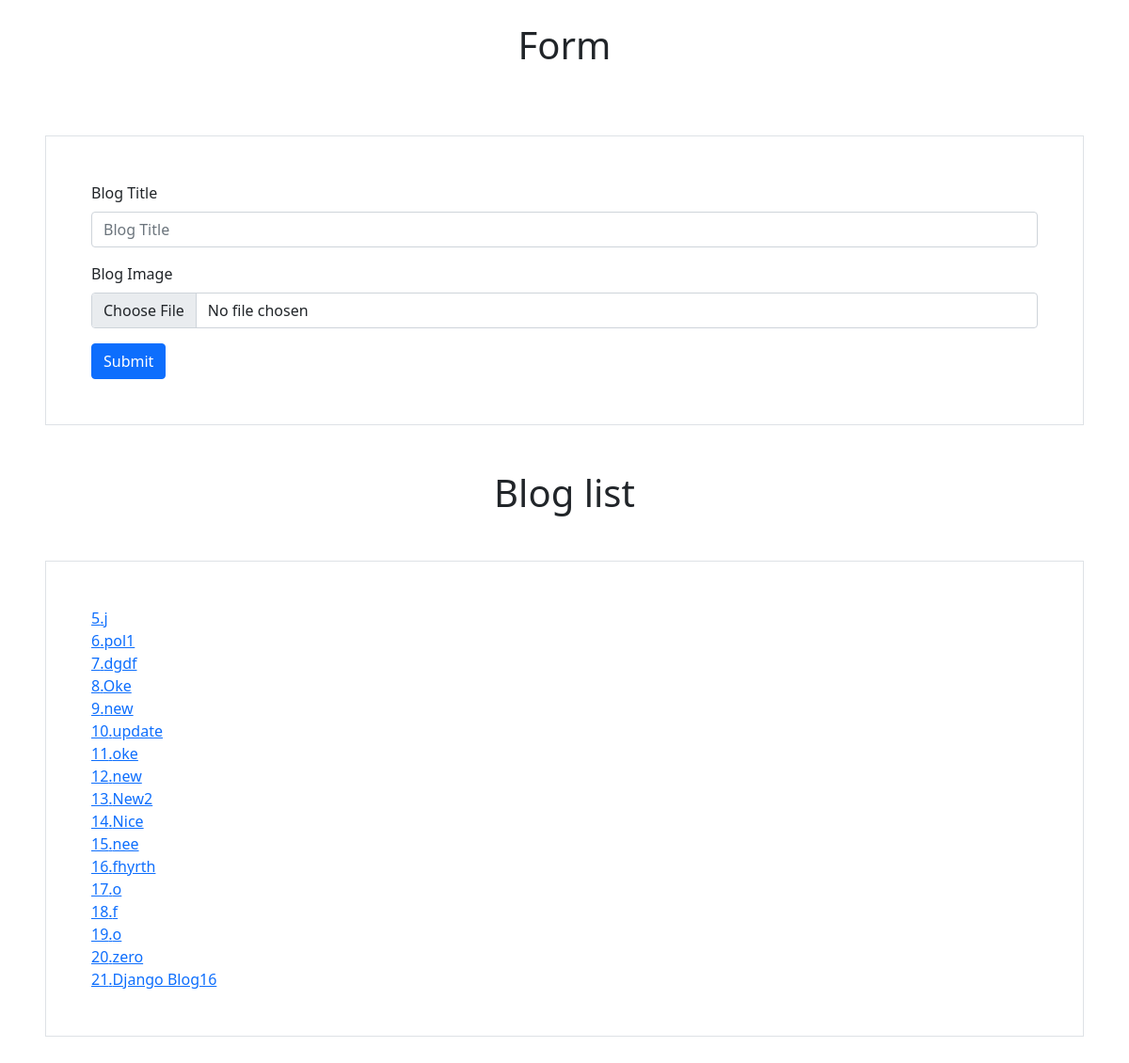
The page / on the database its author committed.
### object_app/models.py (models this page shows)
class blog(models.Model):
    title = models.CharField(max_length=250)
    img = models.ImageField(upload_to="img_file/", blank=True, null=True)
    def __str__(self):
        return f"{self.pk}.{self.title}"

### object_app/views.py (the view)
# urls.py: path('', views.home, name="home"),
def home(request):
    pb = blog.objects.get(pk=6)
    print("===============================", pb)
    pb.title = "oke"
    context = {
        "blogs": blog.objects.all()
    }
    return render(request, 'home.html', context)

### templates/home.html (shortened to what this page needs)
<!doctype html>
<html lang="en">
  <head>
    <link href="https://cdn.jsdelivr.net/npm/bootstrap@5.0.2/dist/css/bootstrap.min.css" rel="stylesheet">
  </head>
  <body>
    <h1 class="text-center py-4">Form</h1>
    <form action="{% url 'addblog' %}" class="border p-5 m-5" method="POST" enctype="multipart/form-data">
      <div class="mb-3">
        <label for="exampleFormControlInput1" class="form-label">Blog Title</label>
        <input type="text" class="form-control" id="exampleFormControlInput1" placeholder="Blog Title" name="title">
      </div>
      <div class="mb-3">
        <label for="exampleFormControlTextarea1" class="form-label">Blog Image</label>
        <input type="file" class="form-control" id="exampleFormControlInput1" name="img">
      </div>
      <button type="submit" class="btn btn-primary">Submit</button>
    </form>
    <h1 class="text-center">Blog list</h1>
    <div class="border p-5 m-5">
      {% for blog in blogs %}
      <div><a href="{% url 'BlogApdateView' blog.pk %}">{{blog.pk}}.{{blog.title}}</a></div>
      {% endfor %}
    </div>
  </body>
</html>

### rows shown on the page
blog: pk "5", title "j"
blog: pk "6", title "pol1"
blog: pk "7", title "dgdf"
blog: pk "8", title "Oke"
blog: pk "9", title "new"
blog: pk "10", title "update"
blog: pk "11", title "oke"
blog: pk "12", title "new"
blog: pk "13", title "New2"
blog: pk "14", title "Nice"
blog: pk "15", title "nee"
blog: pk "16", title "fhyrth"
blog: pk "17", title "o"
blog: pk "18", title "f"
blog: pk "19", title "o"
blog: pk "20", title "zero"
blog: pk "21", title "Django Blog16"
